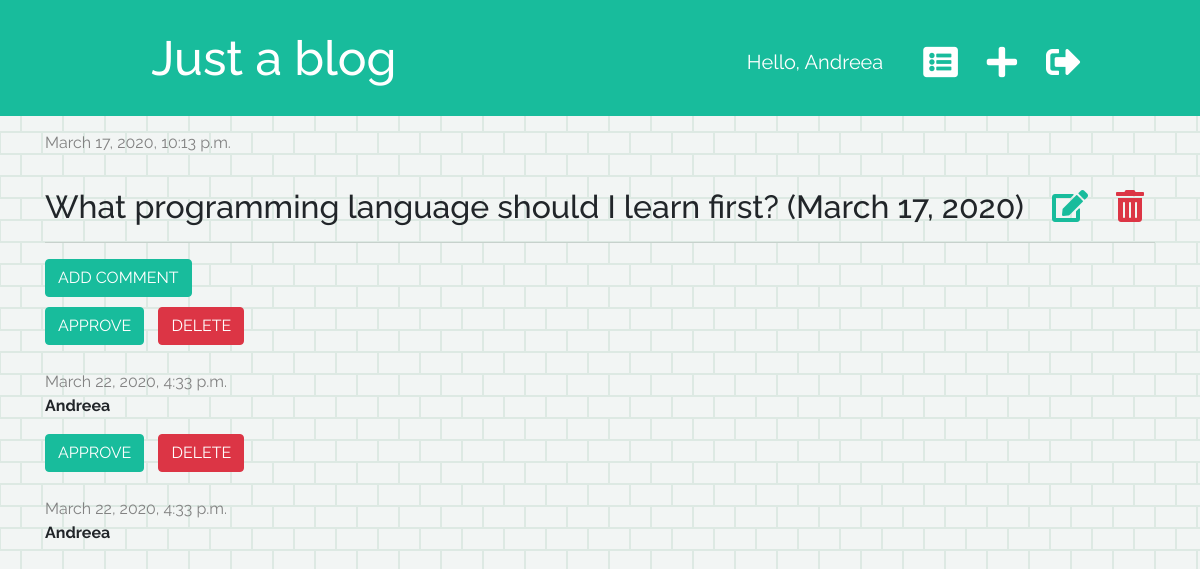
The app's page /post/1/ (signed in) with its own data.
### blog/models.py (models this page shows, shortened)
class Post(models.Model):
    author = models.ForeignKey('auth.User', on_delete=models.CASCADE)
    title = models.CharField(max_length=200)
    text = models.TextField()
    created_date = models.DateTimeField(default=timezone.now)
    published_date = models.DateTimeField(blank=True, null=True)

class Comment(models.Model):
    post = models.ForeignKey('blog.Post', on_delete=models.CASCADE, related_name='comments')
    author = models.CharField(max_length=20)
    text = models.TextField()
    created_date = models.DateTimeField(default=timezone.now())
    approved = models.BooleanField(default=False)

### blog/views.py (the view)
# urls.py: path('post/<int:pk>/', views.post_detail, name='post_detail'),
def post_detail(request, pk):
    post = get_object_or_404(Post, pk=pk)
    stuff_for_frontend = {'post': post}
    return render(request, 'blog/post_detail.html', stuff_for_frontend)

### blog/templatetags/markdownify.py (called while the page is built)
@register.filter
def markdown(value):
    renderer = HighlightRenderer()
    markdown = mistune.Markdown(renderer=renderer)
    return markdown(value)

### blog/templates/blog/post_detail.html (shortened to what this page needs)
{% extends 'blog/base.html' %}
{% load markdownify %}
{% block content %}
    <div class="post">
        <div class="date">
            {{ post.published_date }}
        </div>
        <h2 class="detail">{{ post.title }} {% if user.is_authenticated %}
            <a href="{% url 'post_edit' pk=post.pk %}"><i class="fas fa-edit" style="color: #18BC9C;"></i></a>
            <a href="{% url 'post_delete' pk=post.pk %}"
               onclick="return confirm('Are you sure you want to delete this post?')">
                <i class="fas fa-trash-alt" style="color: #dc3545;"></i></a>
            {% endif %}
        </h2>
    </div>
    <hr>
    <a href="{% url 'add_comment_to_post' pk=post.pk %}" class="btn btn-primary">ADD COMMENT</a>
    {% for comment in post.comments.all %}
        {% if user.is_authenticated or comment.approved %}
            <div class="comment">
                {% if not comment.approved and user.is_superuser %}
                <a href="{% url 'comment_approve' pk=comment.pk %}" class="btn btn-primary">APPROVE</a>
                <a href="{% url 'comment_remove' pk=comment.pk %}" class="btn btn-danger"
                    onclick="return confirm('Are you sure you want to delete this comment?')">DELETE</a>
                {% endif%}
                <div class="date">
                    {{ comment.created_date }}
                </div>
                <p><strong>{{ comment.author }}</strong></p>
            </div>
        {% endif %}
    {% empty %}
        <p class="no-comment">Be the first to comment on this topic...</p>
    {% endfor %}
{% endblock %}

### blog/templates/blog/base.html (shortened to what this page needs)
{% load static %}
<!DOCTYPE html>
<html lang="en">
<head>
    <link rel="stylesheet" href="https://stackpath.bootstrapcdn.com/bootstrap/4.4.1/css/bootstrap.min.css">
    <link rel="stylesheet" href="https://use.fontawesome.com/releases/v5.2.0/css/all.css">
    <link rel="stylesheet" href="{% static 'css/blog.css' %}">
    <link rel="stylesheet" href="{% static 'css/zenburn.css' %}">
</head>
<body>
<div class="page-header">
    {% if user.is_authenticated %}
        <div class="top-menu-right">
            <a href="{% url 'post_draft_list' %}"><i class="fas fa-list-alt"></i></a>
            <a href="{% url 'post_new' %}"><i class="fas fa-plus"></i></a>
            <p class="top-menu">Hello, {{ user.username}}</p>
            <a href="{% url 'logout' %}"><i class="fas fa-sign-out-alt"></i></a>
        </div>
    {% else %}
    <div class="top-menu-right">
        <a href="{% url 'login' %}"><p class="login">Login</p><i class="fas fa-sign-in-alt"></i></a>
    </div>
    {% endif %}
    <h1><a href="{% url 'post_list' %}">Just a blog</a></h1>
</div>
<div class="content container">
    <div class="row">
        <div class="col-md-12">
            {% block content %}{% endblock%}
        </div>
    </div>
</div>
</body>
</html>

### blog/static/css/blog.css (style rules this page uses)
.page-header { background-color: #18BC9C; margin-top: 0; padding: 20px 20px 20px 40px; }
.page-header h1, .page-header h1 a { color: #ffffff; font-size: 36pt; text-decoration: none; margin-left: 5%; }
h1, h2, h3, h4 { margin-top: 10px; }
body { font-family: 'Raleway', sans-serif; background-color: #f2f5f4; }
.date { padding: 15px 0px 0px 0px; color: #828282; }
.post h2 a { color: #000000; }
.btn-primary, .btn-primary:hover { background-color: #18BC9C; border-color: #18BC9C; margin-bottom: 10px; }
.top-menu-right { color: #ffffff; float: right; font-size: 26pt; margin-right: 100px; padding-top: 5px; }
.detail { margin-top: 15px; }
fa, .fas { padding-left: 20px; padding-top: 20px; color: #ffffff; }
.top-menu { float: left; font-size: 15pt; color: #ffffff; padding-right: 20px; padding-top: 22px; }
.btn-danger { margin-bottom: 10px; margin-left: 10px; }

### records on screen
Post: published_date "March 17, 2020, 10:13 p.m.", title "What programming language should I learn first? (March 17, 2020)"
Comment: approved "APPROVE", created_date "March 22, 2020, 4:33 p.m.", author "Andreea"
Comment: approved "APPROVE", created_date "March 22, 2020, 4:33 p.m.", author "Andreea"

### other values on screen
{{ user.username }} "Andreea"
